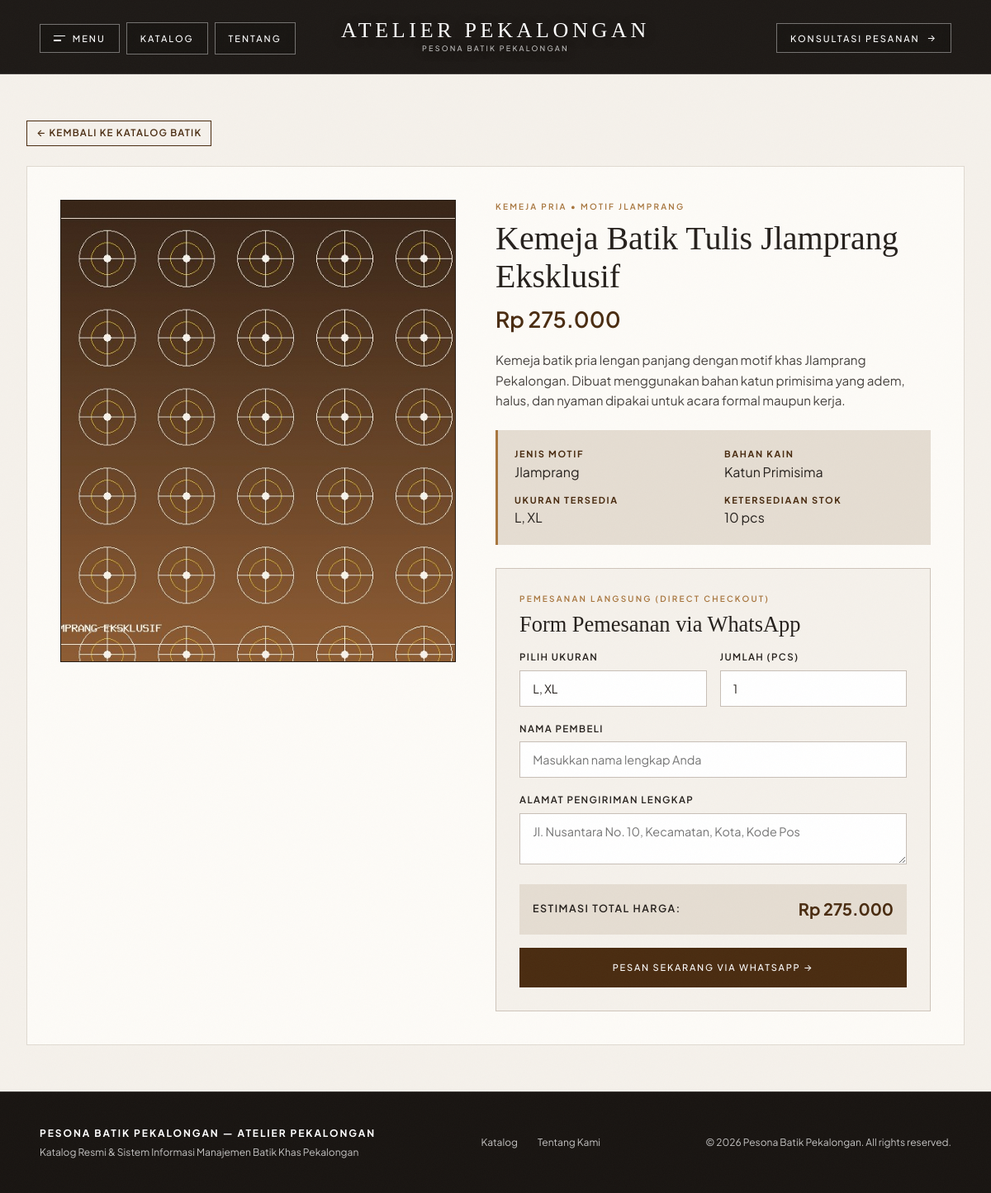
The app's page /detail.php with its own data.
### tables this page shows
CREATE TABLE IF NOT EXISTS `produk` (
  `id` int(11) NOT NULL AUTO_INCREMENT,
  `nama_batik` varchar(150) NOT NULL,
  `kategori` varchar(50) NOT NULL,
  `jenis_motif` varchar(100) NOT NULL,
  `bahan` varchar(100) NOT NULL,
  `ukuran` varchar(50) NOT NULL,
  `harga` int(11) NOT NULL,
  `stok` int(11) NOT NULL,
  `gambar` varchar(255) NOT NULL,
  `deskripsi` varchar(1000) NOT NULL,
  PRIMARY KEY (`id`)
);

### detail.php (the view, shortened to what this page needs)
<?php
include("koneksi.php");
$id = isset($_GET['id']) ? $_GET['id'] : 1;
$result = mysqli_query($koneksi, "SELECT * FROM produk WHERE id=$id");
$data = mysqli_fetch_array($result);
$gambar_produk = !empty($data['gambar']) ? $data['gambar'] : 'default.jpg';
?>
<!DOCTYPE html>
<html lang="id">
<head>
  <link rel="stylesheet" href="assets/css/style.css">
</head>
<body class="subpage-body">
  <?php include("menu.php"); ?>
  <main class="page-container">
    <div style="margin-bottom: 1.5rem;">
      <a href="index.php#katalog" class="action-link">&larr; Kembali ke Katalog Batik</a>
    </div>
    <div class="detail-grid">
      <div class="detail-image-box">
        <img
          src="assets/img/<?php echo $gambar_produk; ?>"
          alt="<?php echo $data['nama_batik']; ?>"
          onerror="this.src='assets/img/default.jpg'"
        >
      </div>
      <div>
        <span class="eyebrow-gold"><?php echo $data['kategori']; ?> &bull; Motif <?php echo $data['jenis_motif']; ?></span>
        <h1 class="section-title" style="font-size: 2.5rem; margin-bottom: 0.5rem;">
          <?php echo $data['nama_batik']; ?>
        </h1>
        <p class="product-price" style="font-size: 1.65rem; margin-bottom: 1rem;">
          Rp <?php echo number_format($data['harga'], 0, ',', '.'); ?>
        </p>
        <p style="font-size: 0.95rem; color: rgba(38, 33, 29, 0.85);">
          <?php echo $data['deskripsi']; ?>
        </p>
        <div class="spec-list">
          <div class="spec-item">
            <strong>Jenis Motif</strong>
            <span><?php echo $data['jenis_motif']; ?></span>
          </div>
          <div class="spec-item">
            <strong>Bahan Kain</strong>
            <span><?php echo $data['bahan']; ?></span>
          </div>
          <div class="spec-item">
            <strong>Ukuran Tersedia</strong>
            <span><?php echo $data['ukuran']; ?></span>
          </div>
          <div class="spec-item">
            <strong>Ketersediaan Stok</strong>
            <span><?php echo $data['stok']; ?> pcs</span>
          </div>
        </div>
        <div class="checkout-card">
          <span class="eyebrow-gold">Pemesanan Langsung (Direct Checkout)</span>
          <h2 class="section-title" style="font-size: 1.65rem; margin-bottom: 1rem;">Form Pemesanan via WhatsApp</h2>
          <form onsubmit="return checkoutWhatsApp(event)">
            <div style="display: grid; grid-template-columns: 1fr 1fr; gap: 1rem;">
              <div class="form-group">
                <label for="ukuran">Pilih Ukuran</label>
                <input
                  type="text"
                  id="ukuran"
                  name="ukuran"
                  class="form-control"
                  value="<?php echo htmlspecialchars($data['ukuran']); ?>"
                  required
                >
              </div>
              <div class="form-group">
                <label for="jumlah">Jumlah (pcs)</label>
                <input
                  type="number"
                  id="jumlah"
                  name="jumlah"
                  class="form-control"
                  value="1"
                  min="1"
                  max="<?php echo $data['stok']; ?>"
                  oninput="updateTotalHarga()"
                  required
                >
              </div>
            </div>
            <div class="form-group">
              <label for="nama_pembeli">Nama Pembeli</label>
              <input
                type="text"
                id="nama_pembeli"
                name="nama_pembeli"
                class="form-control"
                placeholder="Masukkan nama lengkap Anda"
                required
              >
            </div>
            <div class="form-group">
              <label for="alamat">Alamat Pengiriman Lengkap</label>
              <textarea
                id="alamat"
                name="alamat"
                class="form-control"
                rows="2"
                placeholder="Jl. Nusantara No. 10, Kecamatan, Kota, Kode Pos"
                required
              ></textarea>
            </div>
            <div style="display: flex; align-items: center; justify-content: space-between; padding: 0.9rem 1rem; background: var(--sandstone-card); margin-bottom: 1rem;">
              <span style="font-size: 0.78rem; font-weight: 600; text-transform: uppercase; letter-spacing: 0.12em;">Estimasi Total Harga:</span>
              <strong id="totalHargaDisplay" style="font-size: 1.25rem; color: var(--sogan-brown);">
                Rp <?php echo number_format($data['harga'], 0, ',', '.'); ?>
              </strong>
            </div>
            <button type="submit" class="btn-primary-sogan" style="width: 100%; padding: 1rem;">
              Pesan Sekarang via WhatsApp &rarr;
            </button>
          </form>
        </div>
      </div>
    </div>
  </main>
  <?php include("footer.php"); ?>
</body>
</html>

### assets/css/style.css (style rules this page uses)
:root { --deep-espresso: #1e1a17; --deep-espresso-dark: #191512; --drawer-obsidian: #1c1815; --modal-obsidian: #211c18; --warm-taupe: #c4bcb2; --sunlit-alabaster: #f6f2ec; --editorial-ivory: #f5f1eb; --warm-cream: #fdfbf7; --sandstone-card: #e5ddd2; --charcoal-umber: #26211d; --sogan-brown: #4a2c11; --sogan-brown-light: #5c3a21; --sogan-gold: #a8763e; --sogan-gold-bright: #d9a86c; --turmeric-gold: #d4af37; --font-serif: "Cormorant Garamond", Georgia, serif; --font-sans: "Plus Jakarta Sans", -apple-system, BlinkMacSystemFont, sans-serif; }
* { box-sizing: border-box; margin: 0; padding: 0; }
html { scroll-behavior: smooth; }
body { font-family: var(--font-sans); background-color: var(--editorial-ivory); color: var(--charcoal-umber); line-height: 1.6; overflow-x: hidden; -webkit-font-smoothing: antialiased; }
a { color: inherit; text-decoration: none; }
.eyebrow-gold { display: block; font-size: 0.625rem; font-weight: 600; letter-spacing: 0.22em; text-transform: uppercase; color: var(--sogan-gold); margin-bottom: 0.5rem; }
.section-title { font-family: var(--font-serif); font-size: 3rem; font-weight: 400; line-height: 1.15; color: var(--charcoal-umber); }
.product-price { font-size: 1.1rem; font-weight: 600; color: var(--sogan-brown); }
.btn-primary-sogan { display: inline-flex; align-items: center; justify-content: center; gap: 0.45rem; padding: 0.7rem 1.2rem; background: var(--sogan-brown); color: #ffffff; border: 1px solid var(--sogan-brown); font-family: var(--font-sans); font-size: 0.6875rem; font-weight: 500; letter-spacing: 0.16em; text-transform: uppercase; cursor: pointer; transition: background 250ms ease, color 250ms ease; }
.page-container { max-width: 1280px; margin: 0 auto; padding: 3.5rem 2rem; min-height: calc(100vh - 180px); }
.detail-grid { display: grid; grid-template-columns: 1fr 1.1fr; gap: 3rem; background: var(--warm-cream); border: 1px solid rgba(74, 44, 17, 0.16); padding: 2.5rem; }
.detail-image-box { background: var(--deep-espresso); border: 1px solid rgba(74, 44, 17, 0.2); overflow: hidden; max-height: 560px; }
.detail-image-box img { width: 100%; height: 100%; object-fit: cover; }
.spec-list { display: grid; grid-template-columns: repeat(2, 1fr); gap: 0.75rem 1.5rem; margin: 1.5rem 0; padding: 1.25rem; background: var(--sandstone-card); border-left: 3px solid var(--sogan-gold); }
.spec-item strong { display: block; font-size: 0.6875rem; letter-spacing: 0.15em; text-transform: uppercase; color: var(--sogan-brown); }
.checkout-card { margin-top: 1.75rem; padding: 1.75rem; background: var(--editorial-ivory); border: 1px solid rgba(74, 44, 17, 0.22); }
.form-group { margin-bottom: 1.1rem; }
.form-group label { display: block; font-size: 0.72rem; font-weight: 600; letter-spacing: 0.12em; text-transform: uppercase; margin-bottom: 0.4rem; }
.form-control { width: 100%; padding: 0.75rem 0.95rem; border: 1px solid rgba(74, 44, 17, 0.3); background: #ffffff; color: var(--charcoal-umber); font-family: var(--font-sans); font-size: 0.9rem; }
.action-link { display: inline-block; padding: 0.35rem 0.7rem; font-size: 0.72rem; font-weight: 600; text-transform: uppercase; letter-spacing: 0.1em; border: 1px solid var(--sogan-brown); color: var(--sogan-brown); margin-right: 0.35rem; }

### records on screen
produk: gambar (picture), kategori "KEMEJA PRIA", jenis_motif "JLAMPRANG", nama_batik "Kemeja Batik Tulis Jlamprang Eksklusif", harga "275.000", deskripsi "Kemeja batik pria lengan panjang dengan motif khas Jlamprang Pekalongan. Dibuat menggunakan bahan katun primisima yang adem, halus, dan nyaman dipakai untuk acara formal maupun kerja.", jenis_motif "Jlamprang", bahan "Katun Primisima", ukuran "L, XL", stok "10"
